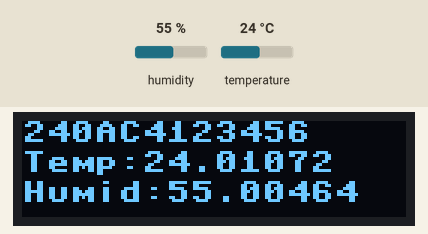
A program run on a simulated ESP32 board running MicroPython. On the bench: 128×32 one-colour display. The inputs (shaded band) are chosen by the test bench; at power-on: humidity 55 %, temperature 24 °C. Library files of the repository ran but are not shown: ssd1306.py; what the program prints to the serial console is not drawn.

Above: at 1.3 s.
1.4 s: humidity set to 22 %
At 6.7 s:
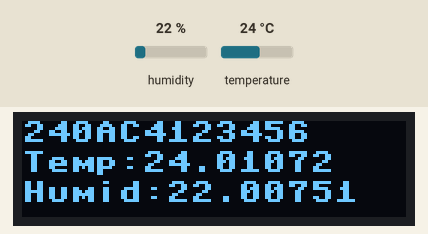
7.5 s: temperature set to 12 °C
At 11.3 s:
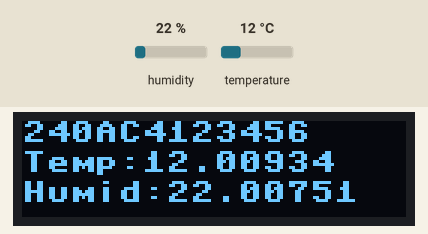
13.6 s: humidity set to 40 %
At 17.1 s:
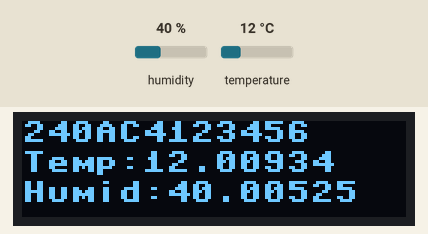
19.7 s: temperature set to 19 °C
At 21.7 s:
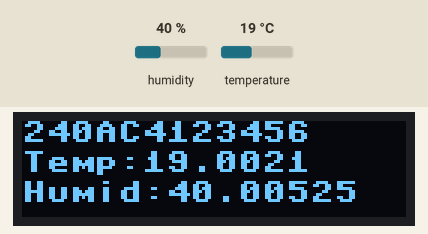
Timing chart, 0 to 23.2 s (numbered marks = the images above; inputs shaded):
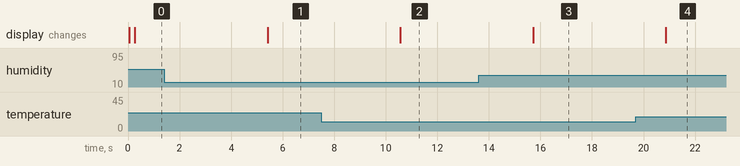

The program:

HTU21DV11.PY
```python
# 這段 MicroPython 程式碼用於初始化 SoftI2C 通訊，
# 並與 HTU21D 溫濕度感測器通信，
# 同時將數據顯示在 SSD1306 OLED 顯示模組上。
# 程式還將讀取到的溫濕度數據，
# 以特定格式拼接成網址，
# 並每隔幾秒重複執行。
# 這段程式碼的主要功能是通過 SoftI2C 讀取 HTU21D 溫濕度感測器的數據，
# 並將其顯示在 SSD1306 OLED 顯示模組上。
# 此外，它還會根據讀取的溫濕度數據生成一個特定格式的網址。
# 該程式碼無限循環，
# 每隔 5 秒鐘讀取和顯示數據


# 匯入必要的模組，包括 HTU21D、自訂函式庫、SSD1306 OLED 顯示模組、GPIO 和 SoftI2C 通訊
from HTU21D import HTU21D  # 使用 HTU21D 溫濕度感測器
from myLib import *  # 使用自訂函式庫
import ssd1306  # 使用 SSD1306 OLED 顯示模組
from machine import Pin, SoftI2C, I2C  # 控制腳位和 I2C 通訊
import utime  # 用於時間延遲

# 初始化 SoftI2C 通訊，指定 SCL 和 SDA 的腳位，以及通訊頻率
i2c = SoftI2C(scl=Pin(22), sda=Pin(21), freq=100_000)

# 初始化 SSD1306 OLED 顯示模組，解析度為 128x32，使用 I2C 通訊
display = ssd1306.SSD1306_I2C(128, 32, i2c)

# 從自訂函式庫中取得 MAC 地址，並將其儲存在變數中
macstr = GetMAC()

# 建立一個格式化的網址字串，用於上傳溫濕度數據
urlstr0 = "http://iot.arduino.org.tw:8888/bigdata/dhtdata/dhDatatadd.php?MAC=%s&T=%3.2f&H=%3.1f"

# 清除 OLED 顯示模組的畫面
display.fill(0)
display.show()  # 更新 OLED 顯示模組

# 在 OLED 上顯示 MAC 地址
display.text(macstr, 0, 0, 1)  # 在位置 (0, 0) 顯示 MAC 地址

# 初始化 HTU21D 溫濕度感測器，使用 SoftI2C 通訊
lectura = HTU21D(22, 21)

# 無限迴圈，每隔 5 秒讀取溫濕度數據，並將其顯示在 OLED 上
while True:
    # 讀取感測器的濕度和溫度
    hum = lectura.humidity  # 取得濕度
    temp = lectura.temperature  # 取得溫度

    # 在控制台顯示溫度和濕度
    print('Humedad:', hum)  # 顯示濕度
    print('Temperatura:', temp)  # 顯示溫度

    # 在 OLED 上顯示溫度和濕度
    display.rect(0, 10, 128, 10, 0, 1)  # 在 OLED 上繪製矩形
    display.text('Temp:' + str(temp), 0, 10, 1)  # 顯示溫度資訊
    display.rect(0, 20, 128, 10, 0, 1)  # 繪製另一個矩形
    display.text('Humid:' + str(hum), 0, 20, 1)  # 顯示濕度資訊
    display.show()  # 更新 OLED 顯示模組，將新內容顯示

    # 使用格式化的字串來更新網址，將溫濕度數據插入其中
    urlstr = urlstr0 % (macstr, temp, hum)  # 格式化網址
    print(urlstr)  # 在控制台顯示網址

    # 等待 5 秒鐘，再次讀取數據
    utime.sleep(5)
```

HTU21D.py
```python
# 這段 MicroPython 程式碼定義了一個 HTU21D 溫濕度感測器的類別，
# 提供了測量溫度和濕度的功能。
# 這個程式碼使用 I2C 通訊與 HTU21D 感測器交互，
# 以獲取溫度和濕度數據。
# 它包括數據的 CRC 校驗，
# 以確保數據的完整性，
# 並提供相關方法來進行測量和獲取溫度、濕度值


from machine import I2C, Pin  # 匯入 MicroPython 的 I2C 和 Pin 套件
import time  # 匯入時間相關功能

class HTU21D(object):
    # 常數定義
    ADDRESS = 0x40  # HTU21D 感測器的 I2C 地址
    ISSUE_TEMP_ADDRESS = 0xE3  # 溫度測量指令地址
    ISSUE_HU_ADDRESS = 0xE5  # 濕度測量指令地址

    def __init__(self, scl, sda):
        """初始化 HTU21D 類別
        參數:
            scl (int): 連接到 I2C 的 SCL 腳位編號
            sda (int): 連接到 I2C 的 SDA 腳位編號
        """
        self.i2c = I2C(scl=Pin(scl), sda=Pin(sda), freq=100000)  # 初始化 I2C 通訊

    def _crc_check(self, value):
        """檢查數據的 CRC (循環冗餘校驗)
        備註:
            從 sparkfun/HTU21D_Breakout 的 GitHub 借鑑
        參數:
            value (bytearray): 要檢查的數據
        返回:
            True 表示有效，False 表示無效
        """
        # 初始化 CRC 計算
        remainder = ((value[0] << 8) + value[1]) << 8  # 計算餘數
        remainder |= value[2]  # 合併剩餘部分
        divsor = 0x988000  # CRC 多項式

        # 進行 16 次循環
        for i in range(0, 16):
            if remainder & (1 << (23 - i)):  # 如果特定位被設置
                remainder ^= divsor  # 與多項式進行 XOR
            divsor >>= 1  # 將多項式右移

        # 如果剩餘為零，則校驗通過
        return remainder == 0

    def _issue_measurement(self, write_address):
        """發出測量指令
        參數:
            write_address (int): 寫入的地址
        返回:
            測量到的原始數據
        """
        # 啟動 I2C 通訊
        self.i2c.start()
        self.i2c.writeto_mem(int(self.ADDRESS), int(write_address), '')  # 發送指令
        self.i2c.stop()  # 停止 I2C 通訊
        time.sleep_ms(50)  # 等待 50 毫秒
        data = bytearray(3)  # 初始化數據
        self.i2c.readfrom_into(self.ADDRESS, data)  # 讀取感測器的數據
        # 檢查數據的 CRC 是否有效
        if not self._crc_check(data):
            raise ValueError()  # 如果無效，則引發錯誤
        raw = (data[0] << 8) + data[1]  # 合併數據
        raw &= 0xFFFC  # 清除無用的位
        return raw

    @property
    def temperature(self):
        """計算溫度"""
        raw = self._issue_measurement(self.ISSUE_TEMP_ADDRESS)  # 發送溫度測量指令
        # 計算溫度值
        return -46.85 + (175.72 * raw / 65536)

    @property
    def humidity(self):
        """計算濕度"""
        raw = self._issue_measurement(self.ISSUE_HU_ADDRESS)  # 發送濕度測量指令
        # 計算濕度值
        return -6 + (125.0 * raw / 65536)

    def test(self):
        """測試函數，打印訊息"""
        print("Test Self")  # 輸出訊息
```

myLib.py
```python
# 這段 MicroPython 程式碼包含了三個函數，
# 用於獲取裝置的 MAC 位址。以下是這些函數的詳細註解：
# 這些函數主要用於 MicroPython 上的裝置，
# 使用網路功能來獲取該裝置的 MAC 位址。這對於識別裝置、
# 進行網路相關操作等用途非常有用。
# 每個函數的主要區別在於返回的 MAC 位址格式，
# 其中 GetMAC2 使用空格分隔，
# GetMACn 則可以自訂分隔符。


import network  # 匯入網路功能套件
import ubinascii  # 用於特殊數字轉16進位和轉換為字串的套件
import socket  # 用於網路通訊的套件

def GetMAC():
    """取得裝置的 MAC 位址"""
    wlan = network.WLAN(network.STA_IF)  # 初始化 WLAN 物件，以正常上網模式 (STA_IF)
    wlan.active(True)  # 啟動 WLAN
    mac = ubinascii.hexlify(network.WLAN().config('mac')).decode()  # 取得網卡的 MAC 位址，並將其轉換為十六進制字串
    # 這個過程通過 ubinascii.hexlify 轉換為十六進制，再用 decode() 將位元組轉換為字串
    return mac.upper()  # 回傳大寫格式的 MAC 位址

def GetMAC2():
    """取得裝置的 MAC 位址，帶有空格分隔"""
    wlan = network.WLAN(network.STA_IF)  # 初始化 WLAN 物件，以正常上網模式 (STA_IF)
    wlan.active(True)  # 啟動 WLAN
    mac = ubinascii.hexlify(network.WLAN().config('mac'), " ").decode()  # 取得 MAC 位址，並將其轉換為十六進制，帶空格分隔
    return mac.upper()  # 回傳大寫格式的 MAC 位址

def GetMACn(sepc):
    """取得裝置的 MAC 位址，使用指定的分隔符"""
    wlan = network.WLAN(network.STA_IF)  # 初始化 WLAN 物件，以正常上網模式 (STA_IF)
    wlan.active(True)  # 啟動 WLAN
    mac = ubinascii.hexlify(network.WLAN().config('mac'), sepc).decode()  # 取得 MAC 位址，並使用指定的分隔符
    # ubinascii.hexlify(目標位元組, 分隔符).decode() 用來將 MAC 位址轉換為十六進制字串
    return mac.upper()  # 回傳大寫格式的 MAC 位址
```

Measured:
- after the input at 1.4 s, the display: changes after 4.0 s (image 1)
- after the input at 7.5 s, the display: changes after 3.1 s (image 2)
- after the input at 13.6 s, the display: changes after 2.1 s (image 3)
- after the input at 19.7 s, the display: changes after 1.2 s (image 4)
